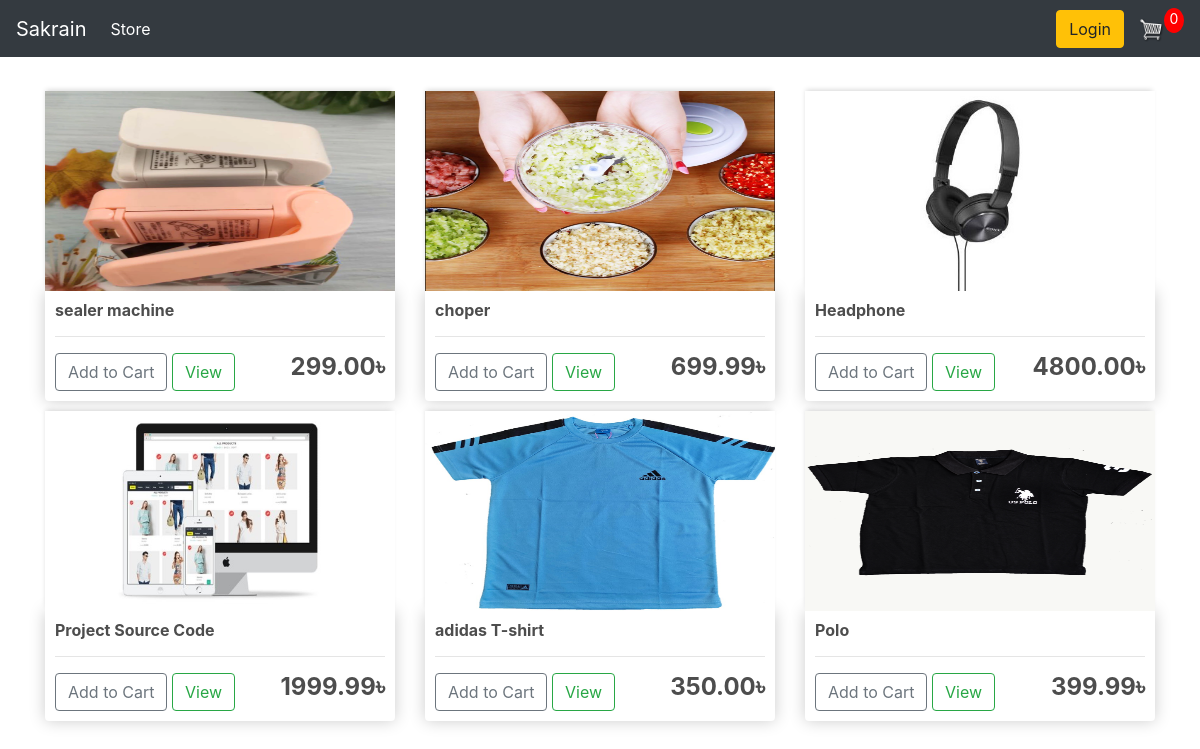
The page / on the database its author committed.
### app/models.py (models this page shows, shortened)
class Product(models.Model):
    name = models.CharField(max_length=200)
    price = models.DecimalField(max_digits=7, decimal_places=2)
    digital = models.BooleanField(default=False,null=True, blank=True)
    image = models.ImageField(null=True, blank=True)
    @property
    def imageURL(self):
        try:
            url = self.image.url
        except:
            url = ''
        return url

### app/views.py (the view)
# urls.py: path('', views.store, name="store"),
def store(request):
    data = cartData(request)
    cartItems = data['cartItems']
    products = Product.objects.all() #products query
    context = {'products': products, 'cartItems': cartItems}
    return render(request, 'app/Store.html', context)

### app/utils.py (called while the page is built, shortened)
def cookieCart(request):
    try:
        cart = json.loads(request.COOKIES['cart'])
    except:
        cart = {}
        print('CART:', cart)
    items = []
    order = {'get_cart_total': 0, 'get_cart_items': 0, 'shipping': False}
    cartItems = order['get_cart_items']
    return {'cartItems': cartItems, 'order': order, 'items': items}

def cartData(request):
    if request.user.is_authenticated:
        customer = request.user.customer
        order, created = Order.objects.get_or_create(customer=customer, complete=False)
        items = order.orderitem_set.all()
        cartItems = order.get_cart_items
    else:
        cookieData = cookieCart(request)
        cartItems = cookieData['cartItems']
        order = cookieData['order']
        items = cookieData['items']
    return {'cartItems':cartItems ,'order':order, 'items':items}

### templates/app/Store.html
{% extends 'app/main.html' %}
{% load static %}
{% block content %}
    <div class="row">
        {% for product in products %}
        <div class="col-lg-4">
            <img class="thumbnail" src="{{product.imageURL}}">
            <div class="box-element product">
                <h6><strong>{{ product.name }}</strong></h6>
                <hr>
                <button data-product="{{product.id}}" data-action="add" class="btn btn-outline-secondary add-btn update-cart">Add to Cart</button>
                <a class="btn btn-outline-success" href="#">View</a>
                <h4 style="display: inline-block; float: right"><strong>{{ product.price | floatformat:2 }}৳</strong></h4>
            </div>
        </div>
    {% endfor %}
    </div>
{% endblock content %}

### templates/app/Main.html (shortened to what this page needs)
<!DOCTYPE html>
{% load static %}
<html>
<head>
    <link rel="stylesheet" type="text/css" href="{% static 'css/main.css' %}">
    <link rel="stylesheet" href="https://stackpath.bootstrapcdn.com/bootstrap/4.4.1/css/bootstrap.min.css">
</head>
<body>
    <nav class="navbar navbar-expand-lg navbar-dark bg-dark">
    <a class="navbar-brand" href="{% url 'store' %}">Sakrain</a>
    <div class="collapse navbar-collapse" id="navbarSupportedContent">
        <ul class="navbar-nav mr-auto">
            <li class="nav-item active">
                <a class="nav-link" href="{% url 'store' %}">Store <span class="sr-only">(current)</span></a>
            </li>
        </ul>
        <div class="form-inline my-2 my-lg-0">
            <a href="#"class="btn btn-warning">Login</a>
            <a href="{% url 'cart' %}">
                <img  id="cart-icon" src="{% static 'images/cart_Icon.png' %}">
            </a>
            <p id="cart-total">{{cartItems}} </p>
        </div>
    </div>
    </nav>
<div class="container">
    <br>
    {% block content %}
    {% endblock content %}
    </div>
</body>
</html>

### static/css/main.css (style rules this page uses)
body { background-color: hsl(0, 0%, 98%); }
h1,h2,h3,h4,h5,h6 { color:hsl(0, 0%, 30%); }
.box-element { box-shadow:hsl(0, 0%, 80%) 0 0 16px; background-color: #fff; border-radius: 4px; padding: 10px; }
.thumbnail { width: 100%; height: 200px; -webkit-box-shadow: -1px -3px 5px -2px rgba(214,214,214,1); -moz-box-shadow: -1px -3px 5px -2px rgba(214,214,214,1); box-shadow: -1px -3px 5px -2px rgba(214,214,214,1); }
.product { border-radius: 0 0 4px 4px; }
.bg-dark { background-color: #4f868c!important; }
#cart-icon { width:25px; display: inline-block; margin-left: 15px; }
#cart-total { display: block; text-align: center; color:#fff; background-color: red; width: 20px; height: 25px; border-radius: 50%; font-size: 14px; }
.col-lg-4, .col-lg-6, .col-lg-8, .col-lg-12 { margin-top: 10px; }
.btn { border-radius: 0; }

### rows shown on the page
Product: imageURL (picture), name "sealer machine", price "299.00"
Product: imageURL (picture), name "choper", price "699.99"
Product: imageURL (picture), name "Headphone", price "4800.00"
Product: imageURL (picture), name "Project Source Code", price "1999.99"
Product: imageURL (picture), name "adidas T-shirt", price "350.00"
Product: imageURL (picture), name "Polo", price "399.99"

### other values the page prints
{{ cartItems }} "0"
